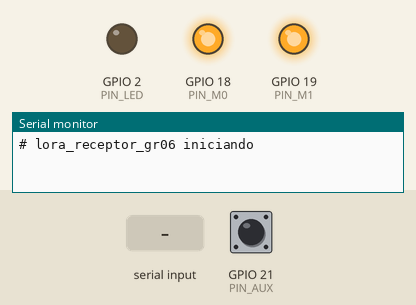
A sketch run on a simulated ESP32. Parts: output pins drawn as LEDs (lit = HIGH), the last lines printed to the serial monitor. The test bench sets the inputs (shaded band); at power-on: GPIO 21 (PIN_AUX) HIGH.

Above: at 0.6 s.
At 2.8 s:
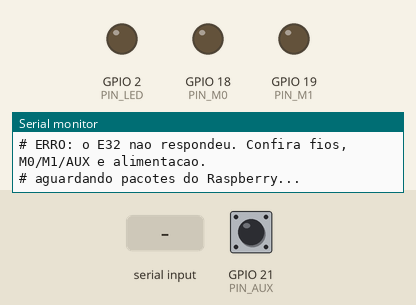
2.9 s: "90,45\n" received over the second serial link
4.4 s: "6\n" received over the second serial link
Timing chart, 0 to 7.4 s (numbered marks = the images above; inputs shaded):
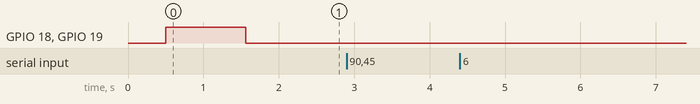

The sketch:

lora_receptor_gr06.ino
```cpp
/*
  lora_receptor_gr06.ino  -  ESP32 + E32 ligado no PC (o mesmo hardware do Vitor).

  Recebe do Raspberry, pelo LoRa:   G<status><seq 4 hex><base64 44><CRC16 4 hex>\n
  1. confere tamanho e CRC (se falhar, descarta: o Pi manda de novo)
  2. responde ao Pi pelo LoRa:      K<seq 4 hex>\n
  3. manda para o PC pela USB a linha que o supervisório já entende:
        D;1;<status>;<seq>;<64 hex>
  Linhas começando com '#' são só informação (o supervisório mostra e ignora).

  Ligações (ESP32 DevKit <-> E32-433T30D), iguais às do teste:
    E32 VCC -> VIN (5V)     E32 GND -> GND
    E32 TXD -> GPIO16 (RX2) E32 RXD -> GPIO17 (TX2)
    E32 M0  -> GPIO18       E32 M1  -> GPIO19       E32 AUX -> GPIO21
  ANTENA ROSQUEADA ANTES DE LIGAR.
  Arduino IDE: placa "ESP32 Dev Module". USB a 115200.
  O supervisório usa a mesma porta COM: FECHE o Monitor Serial antes de rodá-lo.
*/
#include "mbedtls/base64.h"

// ============ CONFIGURAÇÃO DO RÁDIO (IGUAL À GRAVADA NO E32 DO PI) ============
const uint8_t CANAL     = 0x17;  // 433 MHz
const uint8_t VEL_AR    = 0b010; // 2,4 kbps
const uint8_t POTENCIA  = 0b11;  // 21 dBm
// =============================================================================
const int MAQUINA = 1;           // 1 = GR06

const int PIN_RX2 = 16, PIN_TX2 = 17, PIN_M0 = 18, PIN_M1 = 19, PIN_AUX = 21, PIN_LED = 2;

// ------------------------------------------------------------------ funções do E32
void esperaAux(unsigned long limite = 1000) {          // AUX em 1 = módulo livre
  unsigned long t = millis();
  while (digitalRead(PIN_AUX) == LOW && millis() - t < limite) delay(1);
  delay(2);
}

void modo(int m1, int m0) {                            // 0,0 = normal | 1,1 = configuração
  digitalWrite(PIN_M1, m1);
  digitalWrite(PIN_M0, m0);
  delay(10);
  esperaAux();
  delay(50);
}

int lerResposta(uint8_t* p, int n) {
  unsigned long t = millis();
  int lidos = 0;
  while (lidos < n && millis() - t < 1000)
    if (Serial2.available()) p[lidos++] = Serial2.read();
  return lidos;
}

bool lerParametros(uint8_t* p) {
  modo(1, 1);
  while (Serial2.available()) Serial2.read();
  const uint8_t cmd[3] = {0xC1, 0xC1, 0xC1};
  Serial2.write(cmd, 3);
  int n = lerResposta(p, 6);
  modo(0, 0);
  return n == 6 && p[0] == 0xC0;
}

bool gravarParametros(const uint8_t* p) {
  modo(1, 1);
  while (Serial2.available()) Serial2.read();
  Serial2.write(p, 6);
  uint8_t eco[6];
  int n = lerResposta(eco, 6);
  modo(0, 0);
  return n == 6 && memcmp(eco, p, 6) == 0;
}

void mostrarParametros(const uint8_t* p) {
  const char* vel[] = {"0,3k", "1,2k", "2,4k", "4,8k", "9,6k", "19,2k", "19,2k", "19,2k"};
  const int pot[] = {30, 27, 24, 21};
  Serial.printf("#   canal=%u (%u MHz)  vel_ar=%s bps  potencia=%d dBm\n",
                p[4], 410 + p[4], vel[p[3] & 0x07], pot[p[5] & 0x03]);
}

void configurarE32() {
  const uint8_t desejado[6] = {0xC0, 0x00, 0x00, (uint8_t)(0b00011000 | VEL_AR), CANAL,
                               (uint8_t)(0b01000100 | POTENCIA)};
  uint8_t atual[6];
  if (!lerParametros(atual)) {
    Serial.println("# ERRO: o E32 nao respondeu. Confira fios, M0/M1/AUX e alimentacao.");
    return;
  }
  Serial.println("# configuracao do E32:");
  mostrarParametros(atual);
  if (memcmp(atual, desejado, 6) != 0) {
    Serial.println(gravarParametros(desejado) ? "# configuracao gravada:" : "# ERRO ao gravar a configuracao");
    if (lerParametros(atual)) mostrarParametros(atual);
  }
}

// ------------------------------------------------------------------ protocolo
uint16_t crc16(const uint8_t* d, size_t n) {           // CRC-16/MODBUS (igual ao Python)
  uint16_t crc = 0xFFFF;
  for (size_t i = 0; i < n; i++) {
    crc ^= d[i];
    for (int b = 0; b < 8; b++) crc = (crc & 1) ? (crc >> 1) ^ 0xA001 : crc >> 1;
  }
  return crc;
}

bool ehHex(const String& s) {
  for (unsigned i = 0; i < s.length(); i++) if (!isxdigit((unsigned char)s[i])) return false;
  return s.length() > 0;
}

// ------------------------------------------------------------------ programa
const int TAM_PACOTE = 54;     // G(1) + status(1) + seq(4) + base64(44) + CRC(4), sem o '\n'
uint32_t recebidos = 0, invalidos = 0, repetidos = 0;
long ultimoSeq = -1;
unsigned long t_led = 0, t_vivo = 0;

void setup() {
  Serial.begin(115200);
  pinMode(PIN_M0, OUTPUT);
  pinMode(PIN_M1, OUTPUT);
  pinMode(PIN_AUX, INPUT);
  pinMode(PIN_LED, OUTPUT);
  Serial2.begin(9600, SERIAL_8N1, PIN_RX2, PIN_TX2);
  Serial2.setTimeout(300);
  delay(500);
  Serial.println("# lora_receptor_gr06 iniciando");
  configurarE32();
  modo(0, 0);
  Serial.println("# aguardando pacotes do Raspberry...");
}

void loop() {
  if (Serial2.available()) {
    String linha = Serial2.readStringUntil('\n');
    linha.trim();

    // ---- 1. confere formato e CRC
    String erro = "";
    if (linha.length() != TAM_PACOTE || linha[0] != 'G') erro = "tamanho/inicio";
    String corpo = linha.substring(0, TAM_PACOTE - 4);
    String txtCrc = linha.substring(TAM_PACOTE - 4);
    String txtSeq = linha.substring(2, 6);
    if (erro == "" && (!ehHex(txtCrc) || !ehHex(txtSeq))) erro = "hex";
    if (erro == "" && (uint16_t)strtoul(txtCrc.c_str(), NULL, 16) !=
                      crc16((const uint8_t*)corpo.c_str(), corpo.length())) erro = "CRC";

    uint8_t dados[34];
    size_t n = 0;
    if (erro == "") {
      String b64 = linha.substring(6, 50);
      if (mbedtls_base64_decode(dados, sizeof(dados), &n, (const unsigned char*)b64.c_str(), b64.length()) != 0
          || n != 32) erro = "base64";
    }
    if (erro != "") {
      invalidos++;
      Serial.printf("# pacote invalido (%s): %s\n", erro.c_str(), linha.c_str());
      return;
    }

    // ---- 2. confirma para o Pi
    long seq = strtol(txtSeq.c_str(), NULL, 16);
    char status = linha[1];
    esperaAux();
    Serial2.printf("K%04lX\n", seq);

    // ---- 3. entrega ao PC (repetido = o Pi não ouviu nossa confirmação e mandou de novo)
    if (seq == ultimoSeq) {
      repetidos++;
    } else {
      ultimoSeq = seq;
      recebidos++;
      Serial.printf("D;%d;%c;%ld;", MAQUINA, status, seq);
      for (int i = 0; i < 32; i++) Serial.printf("%02X", dados[i]);
      Serial.println();
    }
    digitalWrite(PIN_LED, HIGH);
    t_led = millis();
  }

  if (t_led && millis() - t_led > 200) {
    digitalWrite(PIN_LED, LOW);
    t_led = 0;
  }
  if (millis() - t_vivo > 30000) {                     // resumo a cada 30 s
    t_vivo = millis();
    Serial.printf("# vivo: recebidos=%lu repetidos=%lu invalidos=%lu\n",
                  (unsigned long)recebidos, (unsigned long)repetidos, (unsigned long)invalidos);
  }
}
```
